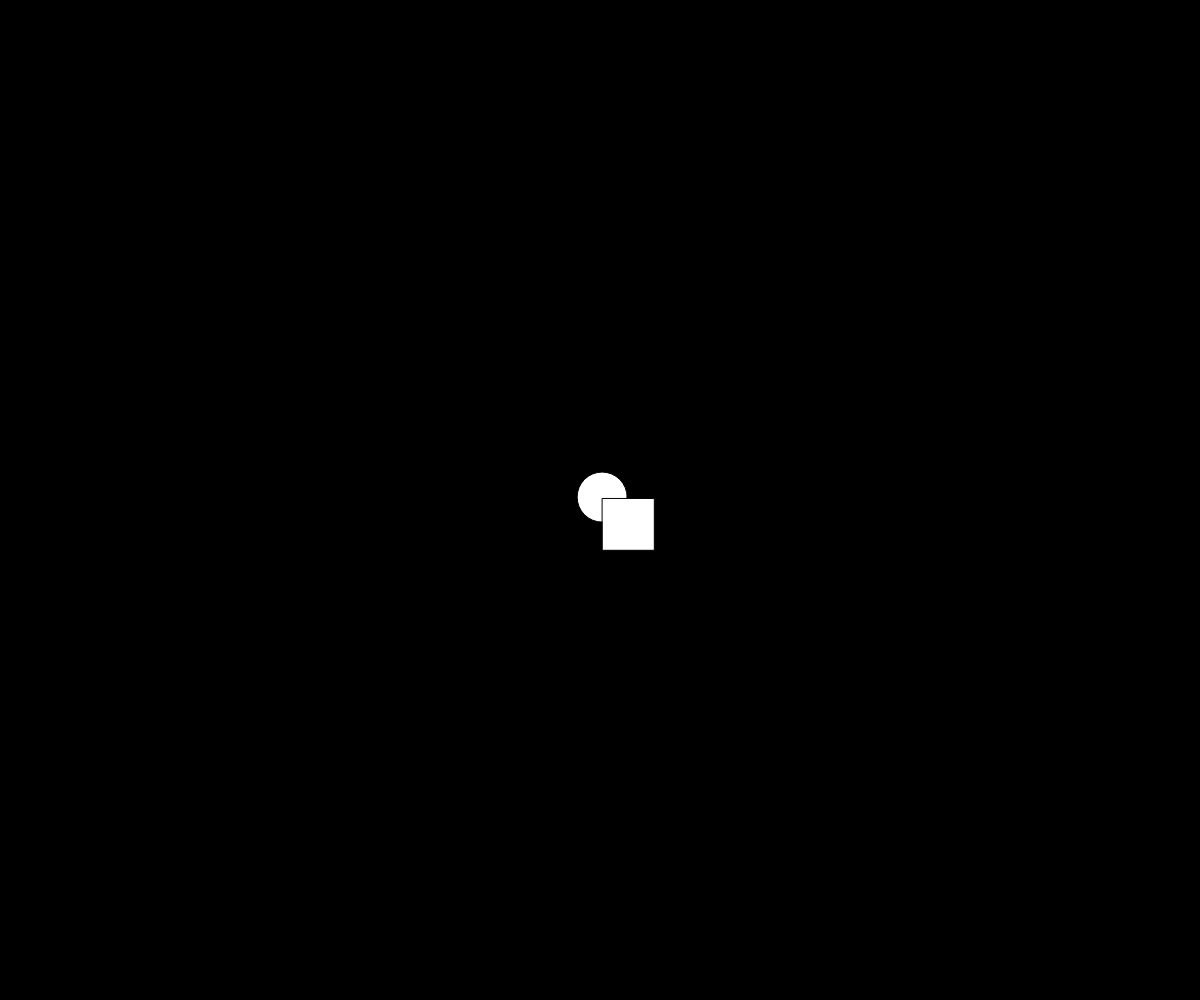
Frame 1 (no input)
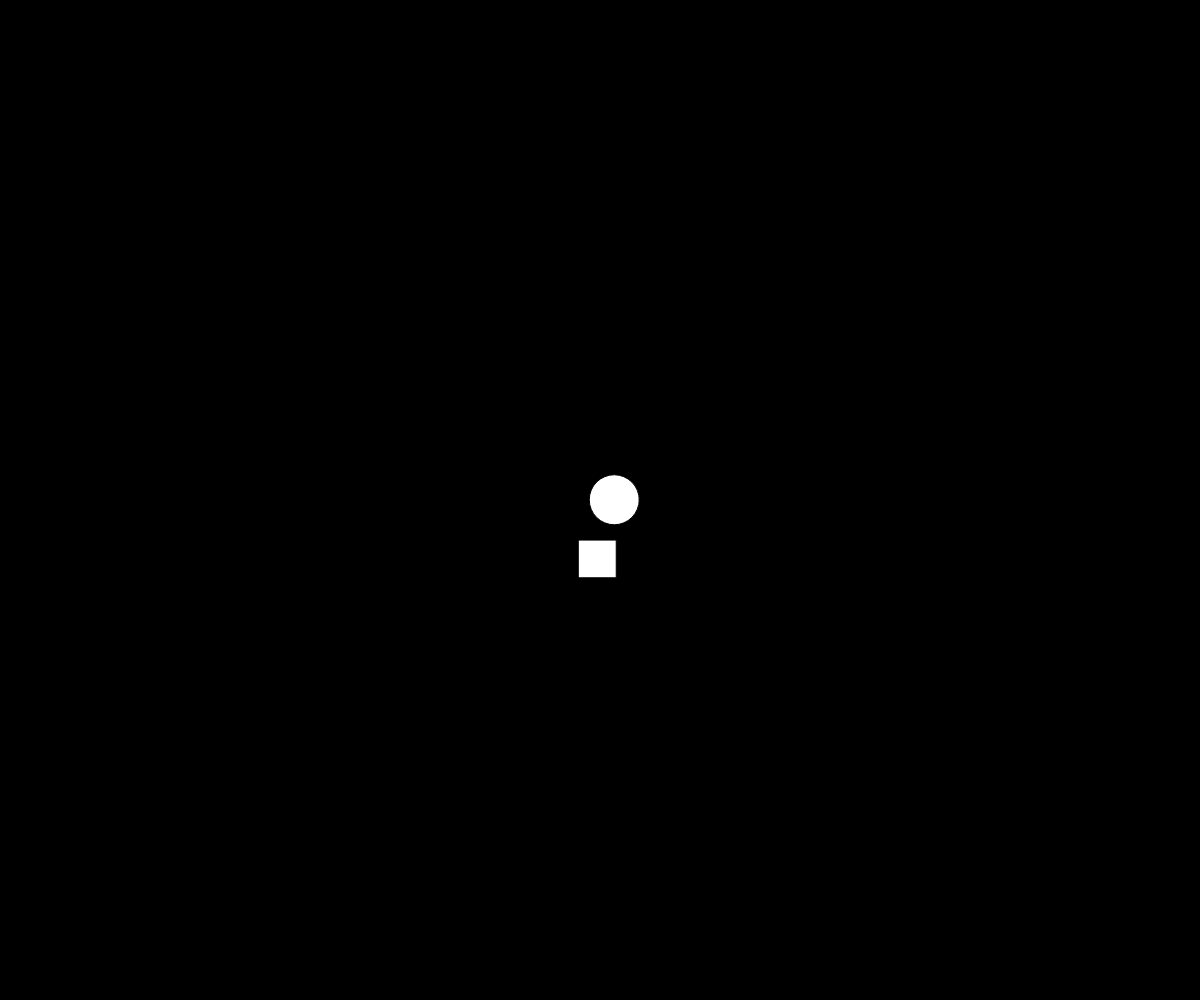
Frame 60 (no input)
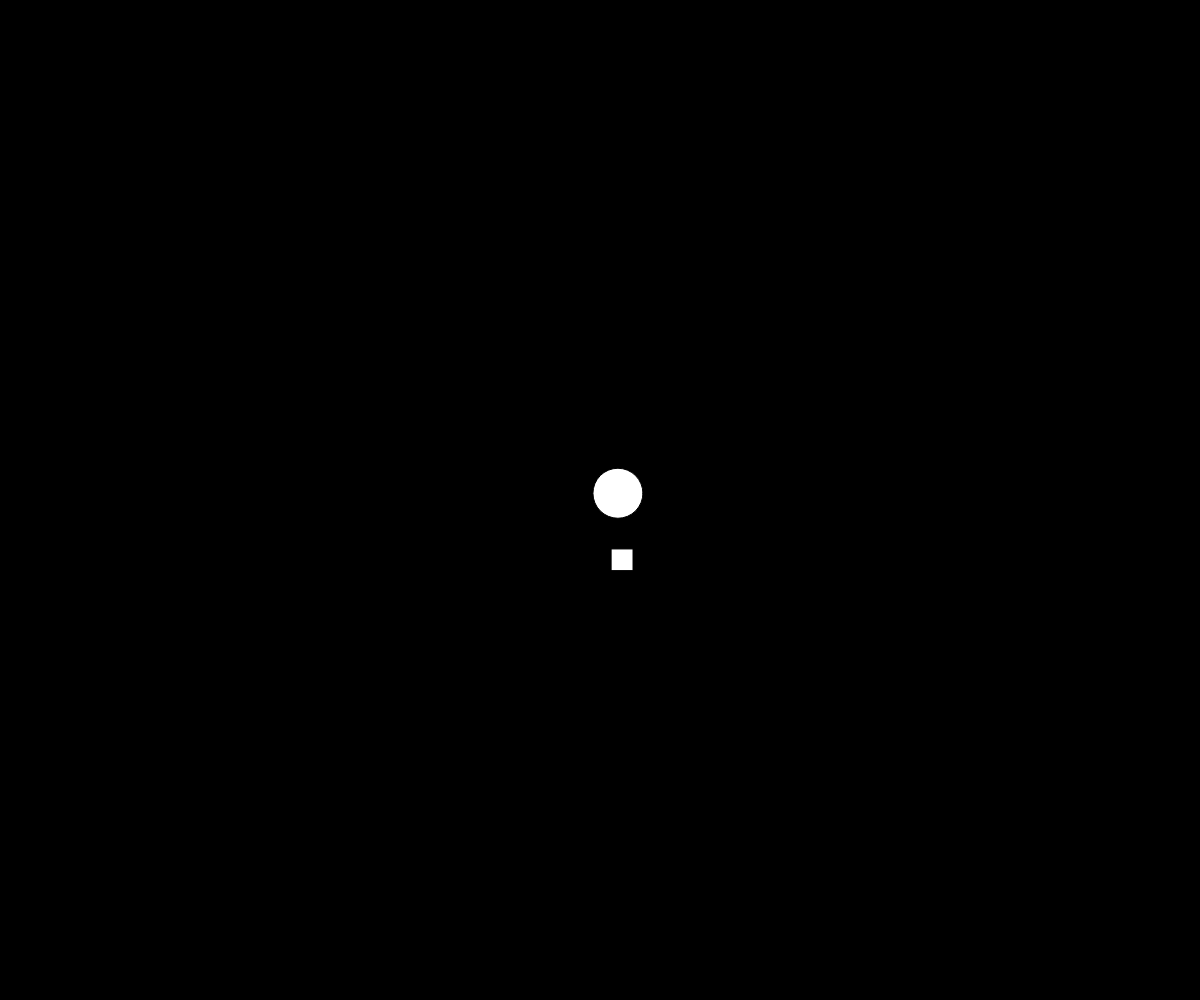
Frame 120 (the mouse pressed at the canvas centre since frame 60)

The p5.js sketch that drew these frames (run headless with seeded random() and noise() and a simulated clock; from frame 60 on, the mouse is pressed at the canvas centre):

// p5.js sketch
// ── sketch.js
// Iinheritance OOP Demo

let part;
let confet;

function setup() {
  createCanvas(windowWidth, windowHeight);
  part = new Particle(width/2, height/2);
  confet = new Confetti(width/2, height/2);
}

function draw() {
  background(0);
  part.update();
  part.display();
  confet.update();
  confet.display();

}


class Particle {
  constructor(x, y) {
    this.x = x;
    this.y = y;
    this.size = 50;
  }

  update() {
    this.x += random(-5, 5);
    this.y += random(-5, 5);
  }

  display() {
    circle(this.x, this.y, this.size);
  }
}

class Confetti extends Particle {
  constructor(x, y) {
    super(x, y);
  }

  update() {
    super.update();
    this.size += random(-3, 3);
  }
  display() {
    square(this.x, this.y, this.size);
  }


}
